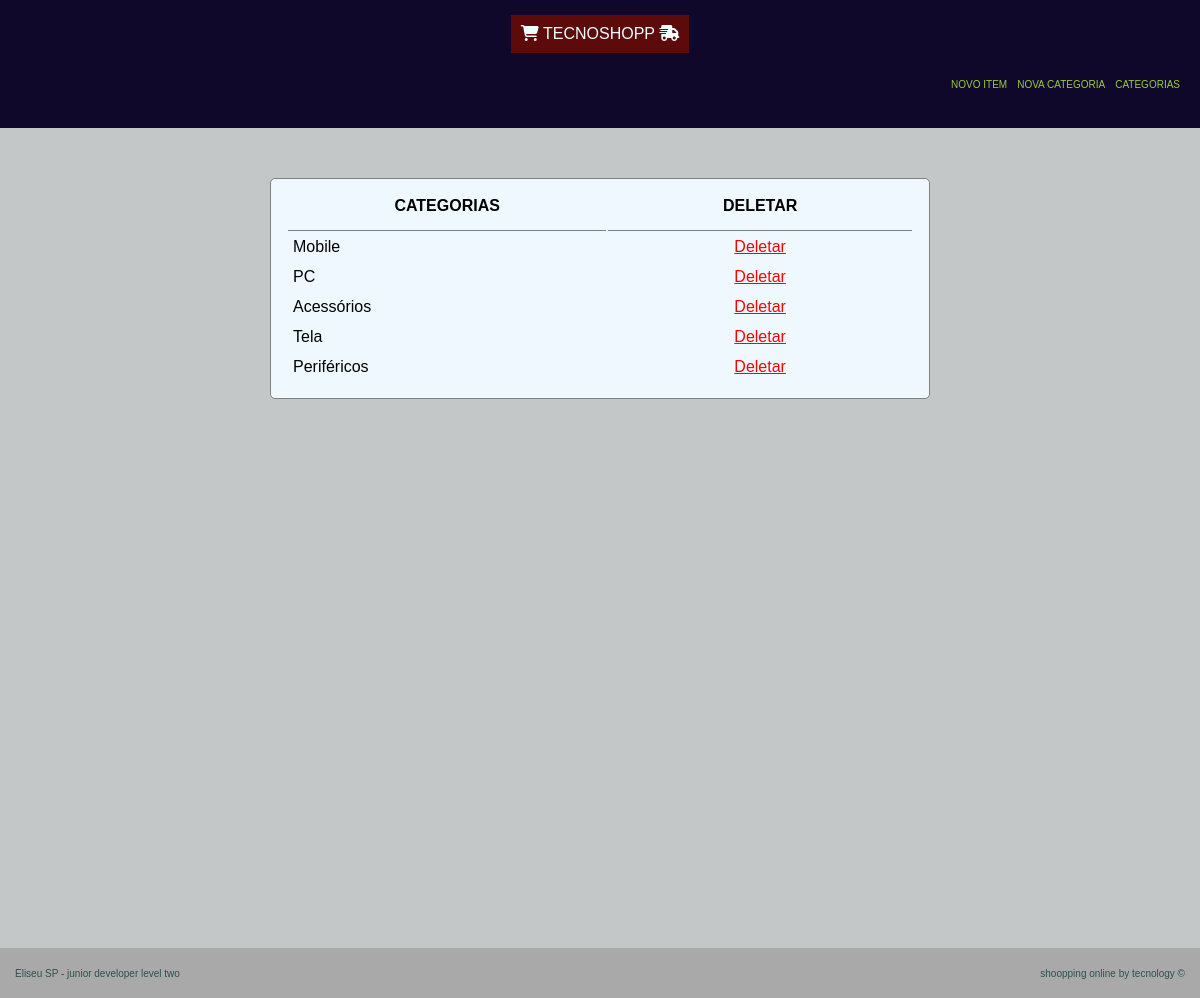
Page /lista/categoria/ on the committed database.
### tecno/models.py (models this page shows, shortened)
class Categoria(models.Model):
    index = models.BigAutoField(primary_key=True)
    nome = models.CharField(max_length=50, null=False)

### tecno/views/lista_categoria.py (the view)
# urls.py: path('lista/categoria/', lista_categoria, name="lista_categoria"),
def lista_categoria(request):
    l_categoria = Categoria.objects.all()
    context = {
        'lista_categoria': l_categoria
    }
    return render(request, 'categoria/lista_categoria.html', context= context)

### templates/categoria/lista_categoria.html
{% extends 'index.html' %}
{% block content %}
    <div class="lista-categoria">
        <table>
            <tr>
                <th>Categorias</th>
                <th>deletar</th>
            </tr>
            {% for lcat in lista_categoria %}
                <tr>
                    <td>{{ lcat.nome }}</td>
                    <td class="td-link"><a href="/deletar/categoria/{{lcat.index}}">Deletar</a></td>
                </tr>
            {% endfor %}
        </table>
    </div>
{% endblock %}

### static/css/style.css (style rules this page uses)
body { margin: 0; padding: 0; font-family: Arial, Helvetica, sans-serif; }
.lista-categoria { height: 90vh; padding: 50px; }
.lista-categoria table { background-color: aliceblue; margin: auto; padding: 15px; width: 60%; border: 1px solid gray; border-radius: 5px; display: flex; flex-direction: column; align-items: center; }
.lista-categoria tr th { padding-bottom: 15px; width: 500px; text-transform: uppercase; border-bottom: 1px solid gray; }
.lista-categoria tr td { padding: 5px; }
.td-link { text-align: center; }
.td-link a { color: red; }

### rows in the picture
Categoria: nome "Mobile"
Categoria: nome "PC"
Categoria: nome "Acessórios"
Categoria: nome "Tela"
Categoria: nome "Periféricos"
